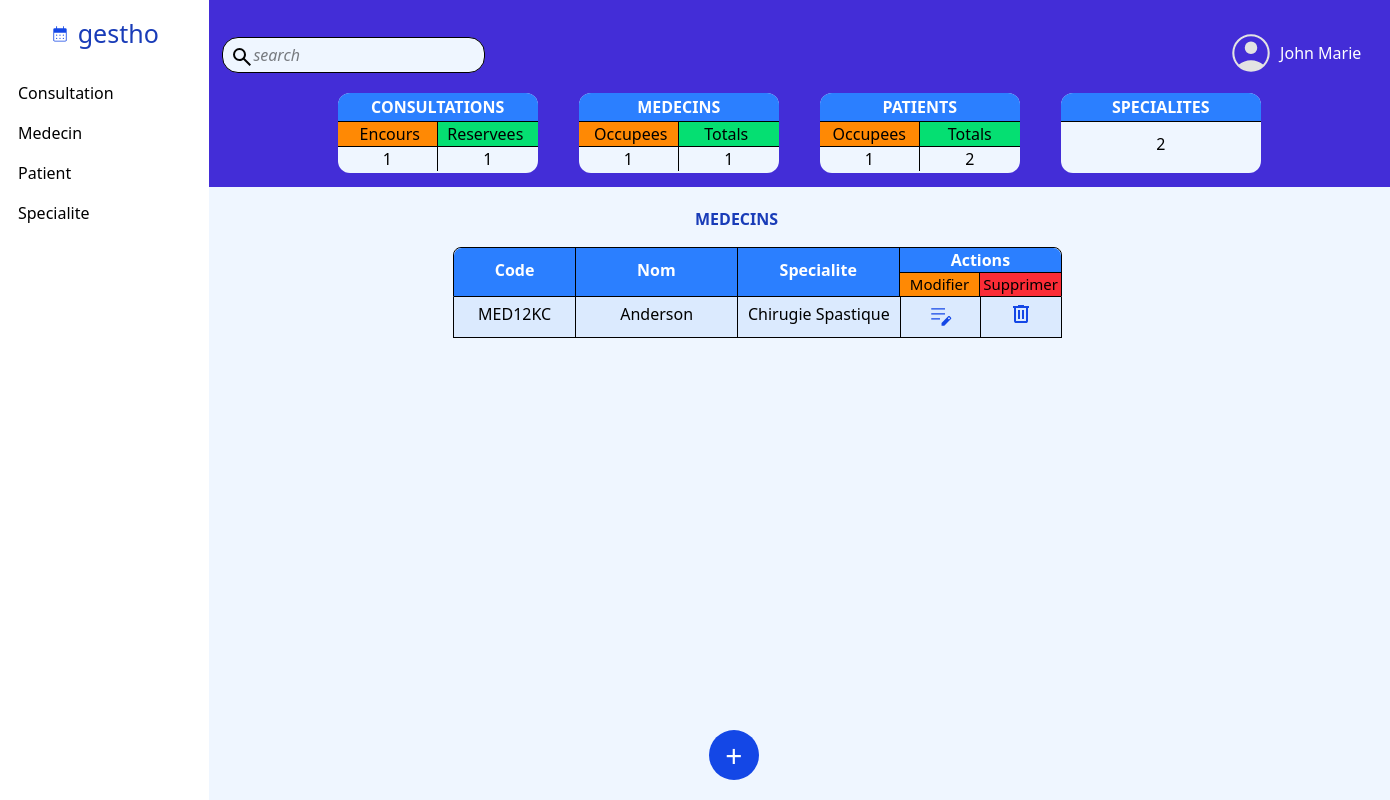
Page /medecin/ on the committed database.
### gestionConsultation/models.py (models this page shows, shortened)
class Medecin(models.Model):
    code_medecin = models.CharField(max_length=9,primary_key=True, unique=True, blank=False)
    nom_medecin = models.CharField(max_length=20, blank=False)
    specialite_medecin = models.ForeignKey(Specialite, on_delete=models.CASCADE, blank=False)

class Specialite(models.Model):
    code_specialite = models.CharField(max_length=9, primary_key=True, unique=True, blank=False)
    nom_specialite = models.CharField(max_length=50, blank=False)

### gestionConsultation/views.py (the view)
# urls.py: path("medecin/", views.medecin, name="medecin"),
def medecin(request):
    if request.method == 'POST' :
        if 'DELETE' in request.POST :
            pk = request.POST.get('pk')
            object = get_object_or_404(Medecin, pk = pk)
            object.delete()
            return redirect('medecin')
        elif 'UPDATE' in request.POST:
            pk = request.POST.get('pk')
            object = get_object_or_404(Medecin, pk=pk)
            form = PatientForm(request.POST, instance=object)
            if form.is_valid():
                form.save()
                return redirect('medecin')
        else:
            form = MedecinForm(request.POST)
            if form.is_valid():
                form.save()
                return redirect('medecin')
    else:
        form = MedecinForm()
    medecins = Medecin.objects.all()
    return render(request, 'medecin.html', {'medecins': medecins, 'form': form})

### gestionConsultation/forms.py
class MedecinForm(forms.ModelForm):
    class Meta:
        model = Medecin
        empty_label = "choisir une specialite"
        fields = ['code_medecin', 'nom_medecin', 'specialite_medecin']
        widgets = {
            'code_medecin' : forms.TextInput(attrs= {
                'placeholder' : 'exemple : MEDKR1',
                'class' : 'p-[5px] rounded-lg text-white bg-indigo-700 w-full font-semibold',
            }),
            'nom_medecin' : forms.TextInput(attrs= {
                'placeholder' : 'exemple : John',
                'class' : 'p-[5px] rounded-lg text-white bg-indigo-700 w-full font-semibold',
            }),
            'specialite_medecin' : forms.Select(attrs= {
                'class' : 'w-full p-[5px] border rounded-lg bg-indigo-700 text-white',
            }),
        }
    def __init__(self, *args, **kwargs):
        super().__init__(*args, **kwargs)
        self.fields['specialite_medecin'].empty_label = "Choisir une Specialite"

### gestionConsultation/context_processors.py (called while the page is built)
def infos_globales(request):
    patient_total = Patient.objects.count()
    medecin_total = Medecin.objects.count()
    specialite_totale = Specialite.objects.count()
    consultation_totale = Consultation.objects.count()
    return { 'patient_total': patient_total, 'medecin_total': medecin_total, 'specialite_totale': specialite_totale, 'consultation_totale': consultation_totale }

### theme/templates/medecin.html (shortened to what this page needs)
{% extends 'base.html' %}
{% load static %}
    {% block content %}
        <div >
            <a href="add_medecin">
                <button class="w-[50px] h-[50px] rounded-full bg-blue-700 text-white p-[3px] text-center z-60 absolute bottom-5 ml-[36%] hover:cursor-pointer">
                    <p class="text-[30px] ">+</p>
                </button>
            </a>
        </div>
        <div class="mt-[187px] ">
           <div class="h-[65px] w-90/100   fixed bg-blue-50">
           </div>
            <div class="w-screen">
                <p class="ml-[35%] text-blue-800 z-50 fixed mt-[20px] font-bold">MEDECINS</p>
                <div class="px-[50px] mt-[50px] pt-[10px] z-50 fixed w-51/100 ml-[14%]">
                    <div class="flex justify-between border-1  rounded-tl-lg rounded-tr-lg ">
                        <div class="w-3/4 bg-blue-500 text-white font-semibold rounded-tl-lg">
                            <p class="text-center p-[10px] ">Code</p>
                        </div>
                        <div class="w-full bg-blue-500 text-white font-semibold border-l border-black border-r ">
                            <p class="text-center p-[10px] ">Nom</p>
                        </div>
                        <div class="w-full bg-blue-500 text-white font-semibold border-r border-black">
                            <p class="text-center p-[10px]">Specialite</p>
                        </div>
                        <div class="w-full">
                            <p class="text-center bg-blue-500 text-white font-semibold rounded-tr-lg">Actions</p>
                            <div class="flex justify-between">
                                <p class="w-1/2 text-center border-r text-[15px] bg-orange-400">Modifier</p>
                                <p class="w-1/2  text-center text-[15px] bg-red-500">Supprimer</p>
                            </div>
                        </div>
                    </div>
                </div>
                <div class="pt-[110px] w-51/100 px-[50px] ml-[14%]">
                    {% if medecins %}
                                <div class="">
                                    {% for medecin in medecins %}
                                        <ul>
                                                <li class="flex justify-between border border-t-0 bg-blue-100">
                                                    <div class="w-3/4 py-[5px] text-center">
                                                        {{ medecin.code_medecin }}
                                                    </div>
                                                    <div class="w-full  border-l border-r py-[5px] text-center">
                                                        {{ medecin.nom_medecin }}
                                                    </div>
                                                    <div class="w-full py-[5px] text-center">
                                                        {{ medecin.specialite_medecin.nom_specialite }}
                                                    </div>
                                                    <div class="w-full flex justify-between ">
                                                        <div class=" py-[5px] ho py-[5px] text-centerver:cursor-pointer border-l w-1/2">
                                                            <img src="{% static 'img/edit.svg' %}" class="justify-self-center " alt="">
                                                        </div>
                                                        <div class="w-1/2 py-[5px] text-center border-l">
                                                            <div>
                                                                <form method="POST" action="{% url 'medecin' %}">
                                                                    <button type="submit" name="DELETE" value="true" class="w-full hover:cursor-pointer">
                                                                        <img src="{% static 'img/delete.svg' %}" alt="delete" class="justify-self-center">
                                                                    </button>
                                                                </form>
                                                            </div>
                                                        </div>
                                                    </div>
                                                </li>
                                        </ul>
                                    {% endfor %}
                                </div>
                    {% else %}
                        <div class="">
                            <div class=" h-[100px] border-1 border-t-0  pt-[30px]">
                                <p class="ml-[38%] text-blue-800">Aucun Medecin</p>
                            </div>
                        </div>
                    {% endif %}
                </div>
            </div>
        </div>
    {% endblock %}

### rows in the picture
Medecin: code_medecin "MED12KC", nom_medecin "Anderson", specialite_medecin.nom_specialite "Chirugie Spastique"

### other values in the picture
{{ consultation_totale }} "1"
{{ medecin_total }} "1"
{{ patient_total }} "2"
{{ specialite_totale }} "2"
